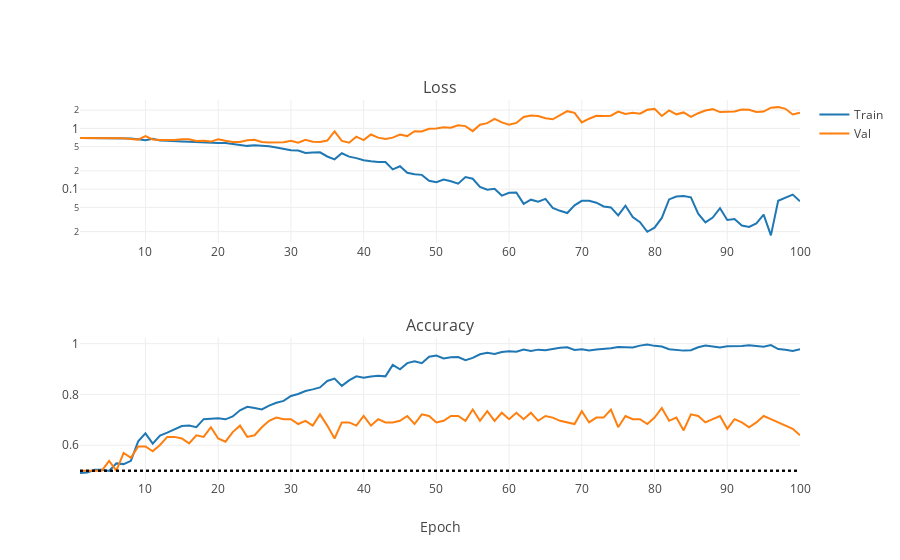

Notebook source saved alongside this figure:
### Markdown cell above
That's better! However, we can see that while the training diagnostics continue to improve, validation set saturates. This is a clear sign of overfitting -- the network is memorizing the training set. This was noted to be a problem in AlexNet by Krizhevsky, Sutskever, and Hinton (2012). As a remedy, they use dropout probability of 0.5 during training. Let's reproduce that approach and see if it helps!

### Code cell
iplot(plot_training_stats(NNs_path + "/AlexNet_logs/3_dropout.log"))
